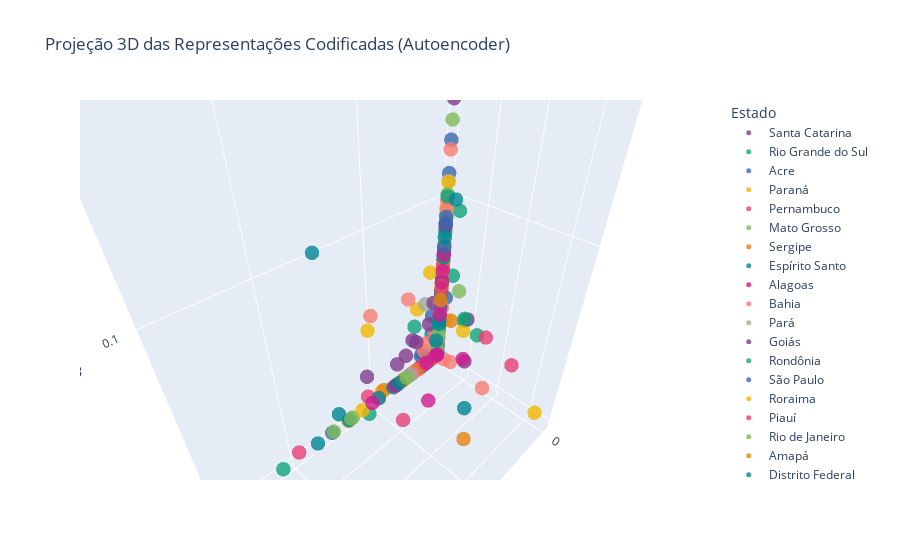

Here is the notebook cell this chart was saved with:
### Markdown cell above
A aplicação do modelo de Logistic Regression antes e depois da redução de dimensionalidade com Autoencoder revelou diferenças marcantes em desempenho e eficiência. Sem a redução, o modelo apresentou uma acurácia de 0,0667 e F1-score de 0,0540, com tempo de treino de 2,41 segundos, demonstrando alguma capacidade de identificar padrões, mas com baixa precisão geral. Após a redução para oito dimensões latentes, o tempo de treino caiu para 0,02 segundos, evidenciando um ganho significativo em eficiência computacional. Contudo, tanto a acurácia quanto o F1-score foram 0,0000, indicando perda total de capacidade preditiva. Essa queda pode ser explicada pela compressão excessiva dos dados, que eliminou informações relevantes, e pelo fato de o Autoencoder ser um método não supervisionado, que aprende a reconstruir os dados sem considerar as classes. Assim, conclui-se que, embora a redução de dimensionalidade melhore o desempenho computacional, ela deve ser aplicada com cautela para não comprometer a representatividade dos dados.

### Code cell
from sklearn.model_selection import train_test_split
import plotly.express as px

# Separa variável-alvo e preditoras
y = df['Estado']
X = df.drop(columns=['Estado'])

# Converte variáveis categóricas em numéricas (one-hot encoding)
X_encoded = pd.get_dummies(X, drop_first=True)

# Divide em conjuntos de treino e teste
X_train, X_test, y_train, y_test = train_test_split(
    X_encoded, y, test_size=0.2, random_state=42
)

# Cria DataFrame com as 3 primeiras dimensões codificadas (saída do encoder)
df_encoded = pd.DataFrame(X_train_encoded[:, :3], columns=['Dim1', 'Dim2', 'Dim3'])

# Adiciona a coluna da variável-alvo (Estado)
df_encoded['Estado'] = y_train.values

# Gera gráfico 3D interativo com Plotly
fig = px.scatter_3d(
    df_encoded, 
    x='Dim1', 
    y='Dim2', 
    z='Dim3',
    color='Estado',
    title='Projeção 3D das Representações Codificadas (Autoencoder)',
    opacity=0.8,
    color_discrete_sequence=px.colors.qualitative.Bold
)

# Ajusta tamanho dos pontos e exibe o gráfico
fig.update_traces(marker=dict(size=5))
fig.show()

### Figure 1 — Plotly figure (JSON) as saved in the notebook; plotly's stock layout.template omitted (floating-point values rounded to 4 significant figures)
{"data": [{"hovertemplate": "Estado=Santa Catarina<br>Dim1=%{x}<br>Dim2=%{y}<br>Dim3=%{z}<extra></extra>", "legendgroup": "Santa Catarina", "marker": {"color": "rgb(127, 60, 141)", "opacity": 0.8, "size": 5, "symbol": "circle"}, "mode": "markers", "name": "Santa Catarina", "scene": "scene", "showlegend": true, "type": "scatter3d", "x": [0.02645, 0.0, 0.0, 0.0, 0.0, 0.0, 0.0, 0.0, 0.0, 0.0], "y": [0.0, 0.0, 0.0, 0.0, 0.0, 0.0, 0.01944, 0.0, 0.0, 0.0], "z": [0.01695, 0.1423, 0.04972, 0.02801, 0.04278, 0.008667, 0.008068, 0.0, 0.03129, 0.01108]}, {"hovertemplate": "Estado=Rio Grande do Sul<br>Dim1=%{x}<br>Dim2=%{y}<br>Dim3=%{z}<extra></extra>", "legendgroup": "Rio Grande do Sul", "marker": {"color": "rgb(17, 165, 121)", "opacity": 0.8, "size": 5, "symbol": "circle"}, "mode": "markers", "name": "Rio Grande do Sul", "scene": "scene", "showlegend": true, "type": "scatter3d", "x": [0.0, 0.0, 0.1059, 0.0, 0.001873, 0.0, 0.0, 0.0, 0.0, 0.02031], "y": [0.01624, 0.0, 0.0, 0.0, 0.009103, 0.0, 0.0, 0.0, 0.006764, 0.0], "z": [0.03487, 0.0, 0.0, 0.01748, 0.09588, 0.0334, 0.0, 0.04616, 0.05872, 0.03337]}, {"hovertemplate": "Estado=Acre<br>Dim1=%{x}<br>Dim2=%{y}<br>Dim3=%{z}<extra></extra>", "legendgroup": "Acre", "marker": {"color": "rgb(57, 105, 172)", "opacity": 0.8, "size": 5, "symbol": "circle"}, "mode": "markers", "name": "Acre", "scene": "scene", "showlegend": true, "type": "scatter3d", "x": [0.07779, 0.0, 0.006573, 0.02162, 0.0144, 0.0, 0.0, 0.0, 0.01333, 0.0], "y": [0.0, 0.0, 0.0, 0.0, 0.0, 0.0, 0.0, 0.0, 0.0, 0.0], "z": [0.0, 0.05495, 0.03286, 0.0, 0.008576, 0.0, 0.1106, 0.0, 0.01014, 0.1255]}, {"hovertemplate": "Estado=Paraná<br>Dim1=%{x}<br>Dim2=%{y}<br>Dim3=%{z}<extra></extra>", "legendgroup": "Paraná", "marker": {"color": "rgb(242, 183, 1)", "opacity": 0.8, "size": 5, "symbol": "circle"}, "mode": "markers", "name": "Paraná", "scene": "scene", "showlegend": true, "type": "scatter3d", "x": [0.0, 0.0, 0.01192, 0.0, 0.001243, 0.04809, 0.01146, 0.0, 0.0, 0.06749, 0.01859, 0.0, 0.0], "y": [0.0, 0.01646, 0.06891, 0.004313, 0.0, 0.003947, 0.001481, 0.0, 0.0, 0.0, 0.0, 0.0, 0.0], "z": [0.003049, 0.02824, 0.0174, 0.02884, 0.0, 0.008973, 0.06346, 0.09426, 0.007716, 0.0, 0.04376, 0.0, 0.009447]}, {"hovertemplate": "Estado=Pernambuco<br>Dim1=%{x}<br>Dim2=%{y}<br>Dim3=%{z}<extra></extra>", "legendgroup": "Pernambuco", "marker": {"color": "rgb(231, 63, 116)", "opacity": 0.8, "size": 5, "symbol": "circle"}, "mode": "markers", "name": "Pernambuco", "scene": "scene", "showlegend": true, "type": "scatter3d", "x": [0.05056, 0.0, 0.0, 0.0, 0.0, 0.0, 0.0, 0.0, 0.0, 0.09675, 0.0282], "y": [0.02172, 0.0, 0.0, 0.0, 0.0, 0.0, 0.0, 0.0, 0.0, 0.0, 0.0], "z": [0.00471, 0.03557, 0.01344, 0.01694, 0.05001, 0.04536, 0.0315, 0.05835, 0.0, 0.003243, 0.0]}, {"hovertemplate": "Estado=Mato Grosso<br>Dim1=%{x}<br>Dim2=%{y}<br>Dim3=%{z}<extra></extra>", "legendgroup": "Mato Grosso", "marker": {"color": "rgb(128, 186, 90)", "opacity": 0.8, "size": 5, "symbol": "circle"}, "mode": "markers", "name": "Mato Grosso", "scene": "scene", "showlegend": true, "type": "scatter3d", "x": [0.0, 0.06456, 0.0, 0.0, 0.0, 0.0, 0.0, 0.0, 0.004121, 0.0, 0.0, 0.0], "y": [0.0, 0.0, 0.0, 0.0, 0.0, 0.0, 0.0, 0.0, 0.0, 0.0, 0.0, 0.0], "z": [0.0, 0.0, 0.00409, 0.02462, 0.0, 0.03383, 0.1003, 0.05299, 0.0, 0.01663, 0.01521, 0.09056]}, {"hovertemplate": "Estado=Sergipe<br>Dim1=%{x}<br>Dim2=%{y}<br>Dim3=%{z}<extra></extra>", "legendgroup": "Sergipe", "marker": {"color": "rgb(230, 131, 16)", "opacity": 0.8, "size": 5, "symbol": "circle"}, "mode": "markers", "name": "Sergipe", "scene": "scene", "showlegend": true, "type": "scatter3d", "x": [0.0, 0.0, 0.0, 0.0, 0.04306, 0.0, 0.01533, 0.01421, 0.03529, 0.0], "y": [0.0, 0.0, 0.0, 0.0, 0.0, 0.0, 0.0, 0.0, 0.0476, 0.0], "z": [0.0, 0.054, 0.0, 0.0, 0.003313, 0.04311, 0.0, 0.0, 0.0, 0.03842]}, {"hovertemplate": "Estado=Espírito Santo<br>Dim1=%{x}<br>Dim2=%{y}<br>Dim3=%{z}<extra></extra>", "legendgroup": "Espírito Santo", "marker": {"color": "rgb(0, 134, 149)", "opacity": 0.8, "size": 5, "symbol": "circle"}, "mode": "markers", "name": "Espírito Santo", "scene": "scene", "showlegend": true, "type": "scatter3d", "x": [0.03594, 0.0, 0.08644, 0.0, 0.0, 0.0, 0.07272, 0.006982, 0.0], "y": [0.0, 0.0, 0.0, 0.0, 0.0, 0.0, 0.0, 0.0008024, 0.0], "z": [0.0, 0.05054, 0.0, 0.0, 0.0, 0.07291, 0.009405, 0.02061, 0.03297]}, {"hovertemplate": "Estado=Alagoas<br>Dim1=%{x}<br>Dim2=%{y}<br>Dim3=%{z}<extra></extra>", "legendgroup": "Alagoas", "marker": {"color": "rgb(207, 28, 144)", "opacity": 0.8, "size": 5, "symbol": "circle"}, "mode": "markers", "name": "Alagoas", "scene": "scene", "showlegend": true, "type": "scatter3d", "x": [0.0, 0.0, 0.0, 0.0, 0.0, 0.0, 0.0, 0.0, 0.03453, 0.04285, 0.0], "y": [0.0, 0.0, 0.0, 0.0, 0.0, 0.0, 0.0, 0.0, 0.0, 0.03058, 0.0], "z": [0.1457, 0.04159, 0.02043, 0.0, 0.03168, 0.06488, 0.0, 0.0, 0.0, 0.01972, 0.0]}, {"hovertemplate": "Estado=Bahia<br>Dim1=%{x}<br>Dim2=%{y}<br>Dim3=%{z}<extra></extra>", "legendgroup": "Bahia", "marker": {"color": "rgb(249, 123, 114)", "opacity": 0.8, "size": 5, "symbol": "circle"}, "mode": "markers", "name": "Bahia", "scene": "scene", "showlegend": true, "type": "scatter3d", "x": [0.04709, 0.0, 0.009879, 0.0, 0.0, 0.0163, 0.0, 0.0, 0.01204, 0.0, 0.0], "y": [0.0, 0.0, 0.0, 0.0, 0.0, 0.04234, 0.0, 0.0, 0.0, 0.0, 0.0], "z": [0.0, 0.04626, 0.01556, 0.01926, 0.04176, 0.01681, 0.1499, 0.09289, 0.01089, 0.05054, 0.008735]}, {"hovertemplate": "Estado=Pará<br>Dim1=%{x}<br>Dim2=%{y}<br>Dim3=%{z}<extra></extra>", "legendgroup": "Pará", "marker": {"color": "rgb(165, 170, 153)", "opacity": 0.8, "size": 5, "symbol": "circle"}, "mode": "markers", "name": "Pará", "scene": "scene", "showlegend": true, "type": "scatter3d", "x": [0.0, 0.0, 0.0, 0.0, 0.02654, 0.0, 0.0, 0.0, 0.0, 0.0, 0.0], "y": [0.0, 0.0, 0.0, 0.0, 0.01211, 0.0, 0.0, 0.0, 0.0, 0.0, 0.0], "z": [0.05611, 0.02983, 0.03472, 0.01615, 0.05779, 0.0, 0.06144, 0.01168, 0.03146, 0.1069, 0.04075]}, {"hovertemplate": "Estado=Goiás<br>Dim1=%{x}<br>Dim2=%{y}<br>Dim3=%{z}<extra></extra>", "legendgroup": "Goiás", "marker": {"color": "rgb(127, 60, 141)", "opacity": 0.8, "size": 5, "symbol": "circle"}, "mode": "markers", "name": "Goiás", "scene": "scene", "showlegend": true, "type": "scatter3d", "x": [0.0, 0.0, 0.0, 0.0, 0.01137, 0.0, 0.01859, 0.0, 0.005818, 0.0, 0.02152, 0.03354, 0.0], "y": [0.0, 0.0, 0.0, 0.0, 0.0, 0.01843, 0.0, 0.0, 0.0, 0.0, 0.0, 0.0, 0.0], "z": [0.05282, 0.01407, 0.0681, 0.04472, 0.0, 0.03709, 0.02162, 0.03979, 0.04109, 0.0, 0.02472, 0.0, 0.00833]}, {"hovertemplate": "Estado=Rondônia<br>Dim1=%{x}<br>Dim2=%{y}<br>Dim3=%{z}<extra></extra>", "legendgroup": "Rondônia", "marker": {"color": "rgb(17, 165, 121)", "opacity": 0.8, "size": 5, "symbol": "circle"}, "mode": "markers", "name": "Rondônia", "scene": "scene", "showlegend": true, "type": "scatter3d", "x": [0.0, 0.05717, 0.0, 0.0, 0.0, 0.0, 0.006689, 0.001011, 0.0, 0.02296, 0.0], "y": [0.0253, 0.004138, 0.0, 0.0, 0.0, 0.0, 0.0, 0.0, 0.0, 0.0, 0.0], "z": [0.03056, 0.0, 0.0029, 0.0, 0.08099, 0.0282, 0.0, 0.0, 0.0, 0.0, 0.01118]}, {"hovertemplate": "Estado=São Paulo<br>Dim1=%{x}<br>Dim2=%{y}<br>Dim3=%{z}<extra></extra>", "legendgroup": "São Paulo", "marker": {"color": "rgb(57, 105, 172)", "opacity": 0.8, "size": 5, "symbol": "circle"}, "mode": "markers", "name": "São Paulo", "scene": "scene", "showlegend": true, "type": "scatter3d", "x": [0.01573, 0.0, 0.0, 0.01251, 0.0, 0.0, 0.0, 0.0, 0.01107], "y": [0.0, 0.0, 0.0, 0.0, 0.0, 0.003261, 0.0, 0.0, 0.0], "z": [0.0, 0.0, 0.07061, 0.0, 0.01255, 0.04318, 0.08621, 0.0478, 0.0]}, {"hovertemplate": "Estado=Roraima<br>Dim1=%{x}<br>Dim2=%{y}<br>Dim3=%{z}<extra></extra>", "legendgroup": "Roraima", "marker": {"color": "rgb(242, 183, 1)", "opacity": 0.8, "size": 5, "symbol": "circle"}, "mode": "markers", "name": "Roraima", "scene": "scene", "showlegend": true, "type": "scatter3d", "x": [0.0, 0.0, 0.0, 0.05815, 0.0, 0.0, 0.0, 0.0, 0.0, 0.0602, 0.0], "y": [0.0, 0.0, 0.0, 0.0, 0.0, 0.0, 0.0, 0.0, 0.0, 0.009606, 0.0], "z": [0.06231, 0.0, 0.009209, 0.0, 0.0, 0.1064, 0.04667, 0.0, 0.08577, 0.06041, 0.05919]}, {"hovertemplate": "Estado=Piauí<br>Dim1=%{x}<br>Dim2=%{y}<br>Dim3=%{z}<extra></extra>", "legendgroup": "Piauí", "marker": {"color": "rgb(231, 63, 116)", "opacity": 0.8, "size": 5, "symbol": "circle"}, "mode": "markers", "name": "Piauí", "scene": "scene", "showlegend": true, "type": "scatter3d", "x": [0.0, 0.05391, 0.0, 0.0, 0.0, 0.01483, 0.0, 0.0, 0.0, 0.0, 0.0], "y": [0.0, 0.0, 0.04726, 0.0, 0.0, 0.0, 0.0, 0.0, 0.0, 0.0, 0.03061], "z": [0.02011, 0.006967, 0.02443, 0.02955, 0.04369, 0.0, 0.01548, 0.06175, 0.0353, 0.01607, 0.03229]}, {"hovertemplate": "Estado=Rio de Janeiro<br>Dim1=%{x}<br>Dim2=%{y}<br>Dim3=%{z}<extra></extra>", "legendgroup": "Rio de Janeiro", "marker": {"color": "rgb(128, 186, 90)", "opacity": 0.8, "size": 5, "symbol": "circle"}, "mode": "markers", "name": "Rio de Janeiro", "scene": "scene", "showlegend": true, "type": "scatter3d", "x": [0.008045, 0.0, 0.0, 0.07682, 0.02673, 0.0, 0.007765, 0.0, 0.0], "y": [0.0, 0.0, 0.0, 0.0, 0.0, 0.0, 0.0, 0.0, 0.0], "z": [0.0, 0.04302, 0.1006, 0.0, 0.0, 0.07459, 0.0, 0.03623, 0.1941]}, {"hovertemplate": "Estado=Amapá<br>Dim1=%{x}<br>Dim2=%{y}<br>Dim3=%{z}<extra></extra>", "legendgroup": "Amapá", "marker": {"color": "rgb(230, 131, 16)", "opacity": 0.8, "size": 5, "symbol": "circle"}, "mode": "markers", "name": "Amapá", "scene": "scene", "showlegend": true, "type": "scatter3d", "x": [0.0, 0.0, 0.02843, 0.0, 0.0, 0.0, 0.0, 0.0177, 0.0], "y": [0.0, 0.0, 0.0, 0.0, 0.0, 0.0, 0.007875, 0.0, 0.0], "z": [0.06617, 0.0254, 0.0, 0.04869, 0.01041, 0.0, 0.03022, 0.0, 0.03388]}, {"hovertemplate": "Estado=Distrito Federal<br>Dim1=%{x}<br>Dim2=%{y}<br>Dim3=%{z}<extra></extra>", "legendgroup": "Distrito Federal", "marker": {"color": "rgb(0, 134, 149)", "opacity": 0.8, "size": 5, "symbol": "circle"}, "mode": "markers", "name": "Distrito Federal", "scene": "scene", "showlegend": true, "type": "scatter3d", "x": [0.0, 0.0, 0.03157, 0.0, 0.04666, 0.0, 0.0, 0.0, 0.0, 0.06712, 0.0], "y": [0.0, 0.0, 0.0, 0.0, 0.0, 0.0, 0.0, 0.0, 0.0, 0.0, 0.0], "z": [0.02535, 0.06662, 0.0, 0.001522, 0.0, 0.04984, 0.0, 0.03934, 0.0, 0.0, 0.03784]}, {"hovertemplate": "Estado=Paraíba<br>Dim1=%{x}<br>Dim2=%{y}<br>Dim3=%{z}<extra></extra>", "legendgroup": "Paraíba", "marker": {"color": "rgb(207, 28, 144)", "opacity": 0.8, "size": 5, "symbol": "circle"}, "mode": "markers", "name": "Paraíba", "scene": "scene", "showlegend": true, "type": "scatter3d", "x": [0.001964, 0.0, 0.05128, 0.0, 0.0, 0.0, 0.02127, 0.0, 0.0, 0.0], "y": [0.001548, 0.0, 0.0, 0.0, 0.0, 0.0, 0.0, 0.0, 0.0, 0.0], "z": [0.03002, 0.01877, 0.0, 0.05849, 0.06839, 0.04683, 0.0, 0.0, 0.08493, 0.008556]}, {"hovertemplate": "Estado=Amazonas<br>Dim1=%{x}<br>Dim2=%{y}<br>Dim3=%{z}<extra></extra>", "legendgroup": "Amazonas", "marker": {"color": "rgb(249, 123, 114)", "opacity": 0.8, "size": 5, "symbol": "circle"}, "mode": "markers", "name": "Amazonas", "scene": "scene", "showlegend": true, "type": "scatter3d", "x": [0.0, 0.0, 0.0, 0.02092, 0.0, 0.0, 0.0, 0.0, 0.003317, 0.0007849, 0.0], "y": [0.0, 0.0, 0.0, 0.0, 0.0, 0.0, 0.005063, 0.009806, 0.0, 0.0, 0.001121], "z": [0.03627, 0.02526, 0.0, 0.0, 0.09737, 0.1213, 0.0, 0.001025, 0.01887, 0.0, 0.03543]}, {"hovertemplate": "Estado=Não informado<br>Dim1=%{x}<br>Dim2=%{y}<br>Dim3=%{z}<extra></extra>", "legendgroup": "Não informado", "marker": {"color": "rgb(165, 170, 153)", "opacity": 0.8, "size": 5, "symbol": "circle"}, "mode": "markers", "name": "Não informado", "scene": "scene", "showlegend": true, "type": "scatter3d", "x": [0.02247, 0.0, 0.0, 0.0, 0.0, 0.0, 0.0, 0.0], "y": [0.0, 0.0, 0.0, 0.0, 0.0, 0.0, 0.0, 0.0], "z": [0.0, 0.03406, 0.01139, 0.0328, 0.01424, 0.02593, 0.01859, 0.03628]}, {"hovertemplate": "Estado=Minas Gerais<br>Dim1=%{x}<br>Dim2=%{y}<br>Dim3=%{z}<extra></extra>", "legendgroup": "Minas Gerais", "marker": {"color": "rgb(127, 60, 141)", "opacity": 0.8, "size": 5, "symbol": "circle"}, "mode": "markers", "name": "Minas Gerais", "scene": "scene", "showlegend": true, "type": "scatter3d", "x": [0.05392, 0.0, 0.0, 0.0, 0.033, 0.0, 0.0, 0.0, 0.0, 0.008628], "y": [0.0, 0.0, 0.0, 0.0, 0.0, 0.0, 0.0, 0.0, 0.0, 0.0], "z": [0.02122, 0.0, 0.0, 0.03507, 0.01517, 0.0, 0.04263, 0.08379, 0.0, 0.02813]}, {"hovertemplate": "Estado=Rio Grande do Norte<br>Dim1=%{x}<br>Dim2=%{y}<br>Dim3=%{z}<extra></extra>", "legendgroup": "Rio Grande do Norte", "marker": {"color": "rgb(17, 165, 121)", "opacity": 0.8, "size": 5, "symbol": "circle"}, "mode": "markers", "name": "Rio Grande do Norte", "scene": "scene", "showlegend": true, "type": "scatter3d", "x": [0.0, 0.001176, 0.0, 0.0, 0.0, 0.0, 0.0, 0.0, 0.0, 0.0], "y": [0.0, 0.01736, 0.0, 0.0, 0.0, 0.0, 0.0, 0.0, 0.0, 0.0], "z": [0.0219, 0.03765, 0.0, 0.09941, 0.05075, 0.04545, 0.02622, 0.0, 0.001817, 0.006564]}, {"hovertemplate": "Estado=Tocantins<br>Dim1=%{x}<br>Dim2=%{y}<br>Dim3=%{z}<extra></extra>", "legendgroup": "Tocantins", "marker": {"color": "rgb(57, 105, 172)", "opacity": 0.8, "size": 5, "symbol": "circle"}, "mode": "markers", "name": "Tocantins", "scene": "scene", "showlegend": true, "type": "scatter3d", "x": [0.0, 0.0, 0.0, 0.1333, 0.0, 0.0, 0.0, 0.0, 0.0, 0.0], "y": [0.0, 0.0, 0.0, 0.0, 0.0, 0.0, 0.0, 0.0, 0.0, 0.0], "z": [0.08904, 0.08547, 0.0, 0.0, 0.002831, 0.073, 0.0, 0.1474, 0.0, 0.005534]}, {"hovertemplate": "Estado=Não identificado<br>Dim1=%{x}<br>Dim2=%{y}<br>Dim3=%{z}<extra></extra>", "legendgroup": "Não identificado", "marker": {"color": "rgb(242, 183, 1)", "opacity": 0.8, "size": 5, "symbol": "circle"}, "mode": "markers", "name": "Não identificado", "scene": "scene", "showlegend": true, "type": "scatter3d", "x": [0.0], "y": [0.0], "z": [0.04969]}, {"hovertemplate": "Estado=Exterior<br>Dim1=%{x}<br>Dim2=%{y}<br>Dim3=%{z}<extra></extra>", "legendgroup": "Exterior", "marker": {"color": "rgb(231, 63, 116)", "opacity": 0.8, "size": 5, "symbol": "circle"}, "mode": "markers", "name": "Exterior", "scene": "scene", "showlegend": true, "type": "scatter3d", "x": [0.0, 0.002276, 0.0, 0.01011, 0.003061, 0.0, 0.0], "y": [0.0, 0.0009753, 0.0, 0.0, 0.0, 0.0, 0.0], "z": [0.0, 0.001853, 0.02662, 0.0, 0.0, 0.0, 0.0468]}, {"hovertemplate": "Estado=Ceará<br>Dim1=%{x}<br>Dim2=%{y}<br>Dim3=%{z}<extra></extra>", "legendgroup": "Ceará", "marker": {"color": "rgb(128, 186, 90)", "opacity": 0.8, "size": 5, "symbol": "circle"}, "mode": "markers", "name": "Ceará", "scene": "scene", "showlegend": true, "type": "scatter3d", "x": [0.02562, 0.0, 0.06557, 0.0, 0.0, 0.0, 0.0, 0.0, 0.0, 0.0], "y": [0.0, 0.0, 0.0, 0.01146, 0.0, 0.0, 0.0, 0.0, 0.0, 0.0], "z": [0.0, 0.0, 0.0, 0.05151, 0.0, 0.0, 0.1339, 0.01559, 0.006103, 0.0]}, {"hovertemplate": "Estado=Não se aplica<br>Dim1=%{x}<br>Dim2=%{y}<br>Dim3=%{z}<extra></extra>", "legendgroup": "Não se aplica", "marker": {"color": "rgb(230, 131, 16)", "opacity": 0.8, "size": 5, "symbol": "circle"}, "mode": "markers", "name": "Não se aplica", "scene": "scene", "showlegend": true, "type": "scatter3d", "x": [0.0], "y": [0.0], "z": [0.04007]}, {"hovertemplate": "Estado=Maranhão<br>Dim1=%{x}<br>Dim2=%{y}<br>Dim3=%{z}<extra></extra>", "legendgroup": "Maranhão", "marker": {"color": "rgb(0, 134, 149)", "opacity": 0.8, "size": 5, "symbol": "circle"}, "mode": "markers", "name": "Maranhão", "scene": "scene", "showlegend": true, "type": "scatter3d", "x": [0.0997, 0.02012, 0.07647, 0.0, 0.0, 0.0, 0.0, 0.001779], "y": [0.05433, 0.03601, 0.0, 0.0, 0.004985, 0.0, 0.0, 0.0], "z": [0.01444, 0.0, 0.1013, 0.07814, 0.09951, 0.0236, 0.027, 0.01233]}, {"hovertemplate": "Estado=Mato Grosso do Sul<br>Dim1=%{x}<br>Dim2=%{y}<br>Dim3=%{z}<extra></extra>", "legendgroup": "Mato Grosso do Sul", "marker": {"color": "rgb(207, 28, 144)", "opacity": 0.8, "size": 5, "symbol": "circle"}, "mode": "markers", "name": "Mato Grosso do Sul", "scene": "scene", "showlegend": true, "type": "scatter3d", "x": [0.0, 0.0, 0.008987, 0.0, 0.0, 0.0, 0.0], "y": [0.0, 0.01822, 0.0, 0.0, 0.0, 0.0, 0.0], "z": [0.0, 0.008993, 0.0, 0.05142, 0.03003, 0.0, 0.0]}, {"hovertemplate": "Estado= Não identificado<br>Dim1=%{x}<br>Dim2=%{y}<br>Dim3=%{z}<extra></extra>", "legendgroup": " Não identificado", "marker": {"color": "rgb(249, 123, 114)", "opacity": 0.8, "size": 5, "symbol": "circle"}, "mode": "markers", "name": " Não identificado", "scene": "scene", "showlegend": true, "type": "scatter3d", "x": [0.02539, 0.05001], "y": [0.0, 0.0], "z": [0.05362, 0.05713]}], "layout": {"autosize": true, "legend": {"title": {"text": "Estado"}, "tracegroupgap": 0}, "scene": {"aspectmode": "auto", "aspectratio": {"x": 1.099, "y": 0.5683, "z": 1.6}, "camera": {"center": {"x": 0, "y": 0, "z": 0}, "eye": {"x": 0.6931, "y": 0.6931, "z": 0.6931}, "projection": {"type": "perspective"}, "up": {"x": 0, "y": 0, "z": 1}}, "domain": {"x": [0, 1], "y": [0, 1]}, "xaxis": {"title": {"text": "Dim1"}, "type": "linear"}, "yaxis": {"title": {"text": "Dim2"}, "type": "linear"}, "zaxis": {"title": {"text": "Dim3"}, "type": "linear"}}, "title": {"text": "Projeção 3D das Representações Codificadas (Autoencoder)"}}}
